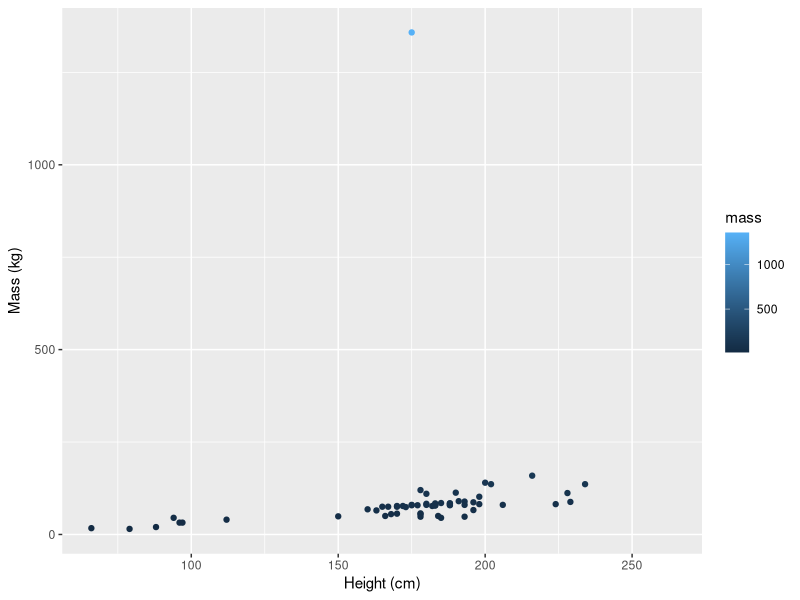
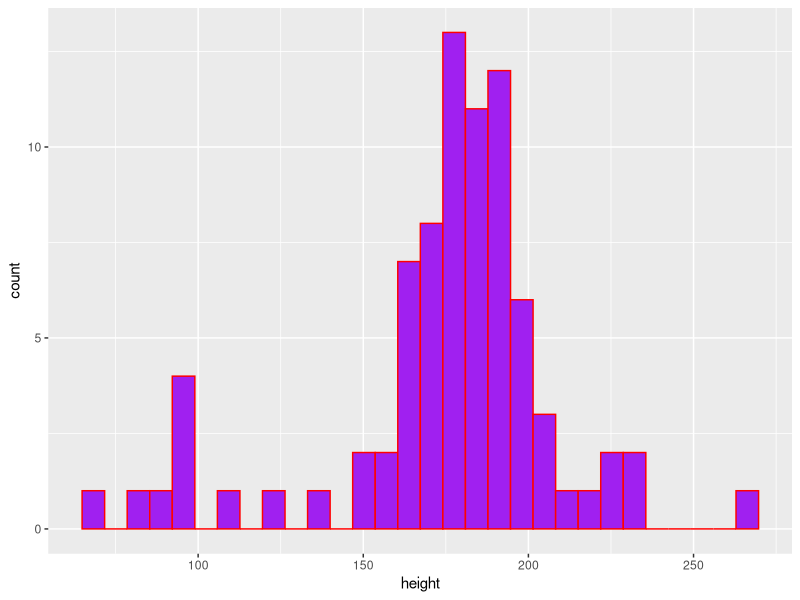

The R script that drew these images, in order:
## ---- chunk 1
#| warning: false
#| message: false
library(tidyverse)
## ---- chunk 2
#| include: false
# return the first 6 lines of SW data
head(starwars)
dim(starwars)

## ---- chunk 3
#| warning: false
#| echo: false

ggplot(starwars, aes(x = height, y = mass, colour = mass)) +
  geom_point() +
  labs(x = "Height (cm)", 
       y = "Mass (kg)")

## ---- chunk 4

#| fig-cap: "caption text"
#| fig-alt: "figure alt text"
ggplot(data = starwars, aes(x = height)) +
  geom_histogram(color = "red", fill = "purple")

## ---- chunk 5
sw_height_mean <- mean(starwars$height, na.rm = TRUE)
sw_height_median <-median(starwars$height, na.rm = TRUE)
sw_height_var <-var(starwars$height, na.rm = TRUE)
sw_height_sd <-sd(starwars$height, na.rm = TRUE)
## ---- chunk 6

